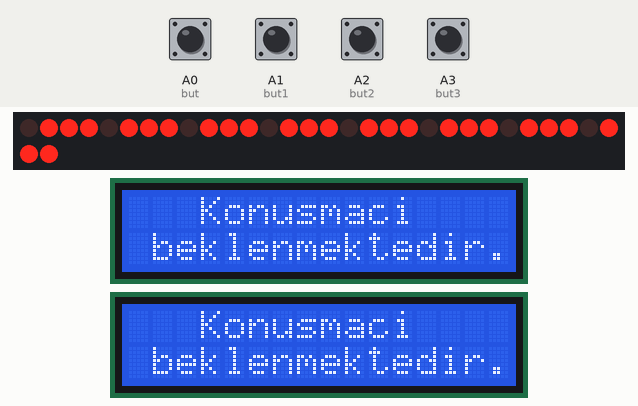
Bench run of a sketch on a simulated Arduino Uno, built with avr-gcc and run on an emulated ATmega328P. On the bench: 32 shift-register outputs drawn as a row of LEDs (first output left, lit = HIGH), 2 × 16×2 character LCD. Wiring (inferred from the names in the program): 4 × shift register (74HC595): data pin 11; shift clock pin 12; latch pin 8. Wiring (inferred from the signals the program sends): row of LEDs: on Q0, Q1, Q2, Q3, Q4, Q5, Q6, Q7, Q8, Q9, Q10, Q11, Q12, Q13, Q14, Q15, Q16, Q17, Q18, Q19, Q20, Q21, Q22, Q23, Q24, Q25, Q26, Q27, Q28, Q29, Q30, Q31. The test bench sets the inputs (shaded band); at power-on: A0 (but), A1 (but1), A2 (but2), A3 (but3) LOW.

Above: at 1.8 s.
1.9 s: A1 (but1) pulled HIGH for 0.15 s
At 2.8 s:
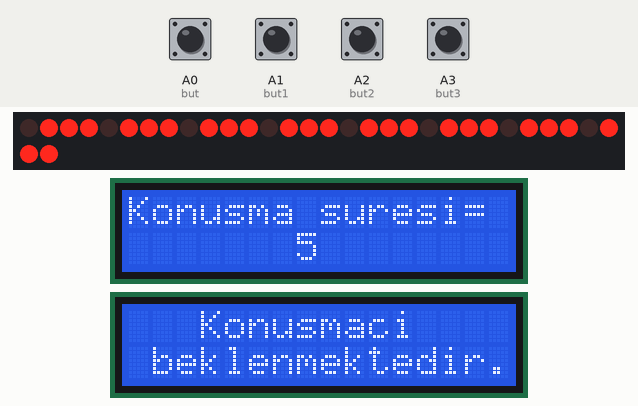
3.5 s: A0 (but) pulled HIGH for 0.15 s
At 4.1 s:
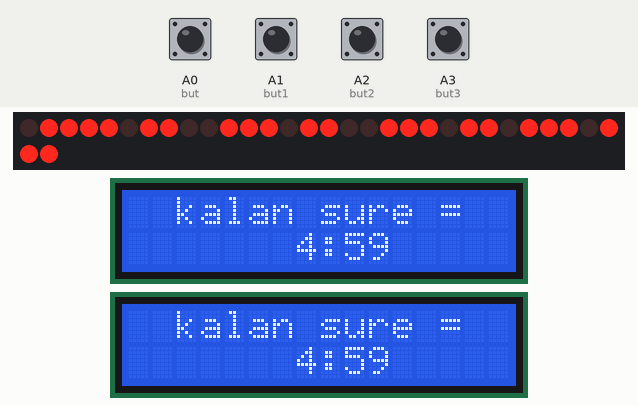
At 5.3 s:
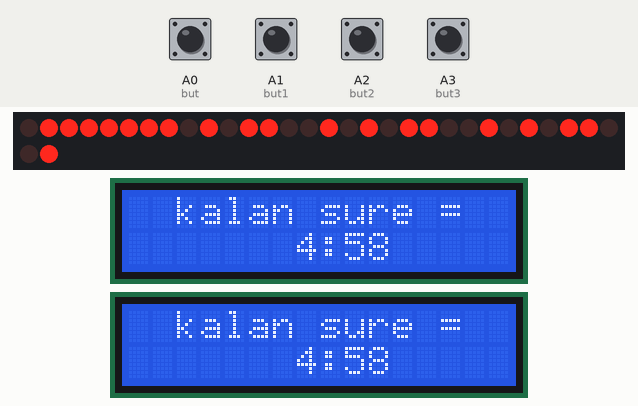
Timing chart, 0 to 6.8 s (numbered marks = the images above; inputs shaded):
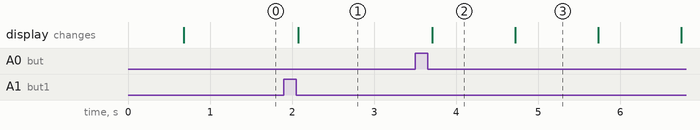

The sketch:

kursu_projesi_kursu_bolumu.ino
```cpp
#include <LiquidCrystal_I2C.h>

LiquidCrystal_I2C lcd(0x3f,16,2);
LiquidCrystal_I2C lcd1(0x27,16,2);

int latchPin = 8;
int latchPin1 = 9;
int latchPin2 = 7;
int latchPin3 = 6;

int but= A0;
int but1= A1;
int but2=A2;
int but3=A3;

int butb;
int but1b;
int but2b;
int but3b;

 int butbas=0;
 int but1bas=0;
 int but3bas=0;

 int basma= 0;

  int sayac =-1;
int sayacas;

int birler;
int i1;
int onlar;
int acilis=0;

int sayi1=0;
int sayi2=0;

int clockPin = 12;
int dataPin = 11;
byte dataArrayRED[10];
byte dataArrayGREEN[10];
void setup()
{

  lcd.init();
  lcd.backlight();
lcd1.init();
lcd1.backlight();

  pinMode(latchPin, OUTPUT);
   pinMode(latchPin1, OUTPUT);
    pinMode(latchPin2, OUTPUT);
     pinMode(latchPin3, OUTPUT);

    pinMode(but, INPUT);
    pinMode(but1, INPUT);

  pinMode(dataPin, OUTPUT);
  pinMode(clockPin, OUTPUT);

  dataArrayRED[0] = 119;
  dataArrayRED[1] = 65;
  dataArrayRED[2] = 110;
  dataArrayRED[3] = 107;
  dataArrayRED[4] = 89;
  dataArrayRED[5] = 59;
  dataArrayRED[6] = 63;
  dataArrayRED[7] = 97;
  dataArrayRED[8] = 127;
    dataArrayRED[9] = 123;


  dataArrayGREEN[0] = 119+128;
  dataArrayGREEN[1] = 65+128;
  dataArrayGREEN[2] = 110+128;
  dataArrayGREEN[3] = 107+128;
  dataArrayGREEN[4] = 89+128;
  dataArrayGREEN[5] = 59+128;
  dataArrayGREEN[6] = 63+128;
  dataArrayGREEN[7] = 97+128;
  dataArrayGREEN[8] = 127+128;
    dataArrayGREEN[9] = 123+128;

delay(500);
   digitalWrite(latchPin, LOW);
     digitalWrite(latchPin1, LOW);
         digitalWrite(latchPin2, LOW);

        digitalWrite(latchPin3, LOW);

        shiftOut(dataPin, clockPin, LSBFIRST,dataArrayRED[0]);
     shiftOut(dataPin, clockPin, LSBFIRST,dataArrayRED[0]);
     shiftOut(dataPin, clockPin, LSBFIRST,dataArrayRED[0]);
      shiftOut(dataPin, clockPin, LSBFIRST,dataArrayRED[0]);

       digitalWrite(latchPin, HIGH);
    digitalWrite(latchPin1, HIGH);
        digitalWrite(latchPin2, HIGH);

        digitalWrite(latchPin3, HIGH);

lcd.setCursor(2,0);
lcd1.setCursor(2,0);
lcd.print(" Konusmaci");
lcd1.print(" Konusmaci");

lcd.setCursor(1,1);
lcd1.setCursor(1,1);
lcd.print("beklenmektedir.");
lcd1.print("beklenmektedir.");
}

void loop()
{
  butb=digitalRead(but);
  but1b=digitalRead(but1);
  but3b=digitalRead(but3);


 //artırma bölümü...
if(but1b==HIGH and but1bas==0 and butbas==0){

but1bas=1;


  }


else if(but1b==LOW and but1bas==1 and butbas == 0 ){
lcd.clear();
sayac=sayac+5;
  if(sayac >90){

    sayac=89;


    }


lcd.setCursor(0,0);
lcd.print("Konusma suresi= ");

if(sayac+1 < 10){

 lcd.setCursor(6,1);
  lcd.print(" ");


 lcd.setCursor(7,1);
lcd.print(sayac+1);


  }

else{
 lcd.setCursor(6,1);
lcd.print(sayac+1);

}

delay(30);
but1bas=0;
}


//azaltma bölümü...
if(but3b==HIGH and but3bas==0 and butbas==0){

but3bas=1;


  }


else if(but3b==LOW and but3bas==1 and butbas == 0 ){
lcd.clear();
sayac=sayac-5;
  if(sayac < 0){

    sayac=-1;


    }


lcd.setCursor(0,0);
lcd.print("Konusma suresi= ");


if(sayac+1 < 10){

 lcd.setCursor(6,1);
  lcd.print(" ");


 lcd.setCursor(7,1);
lcd.print(sayac+1);


  }

else{
 lcd.setCursor(6,1);
lcd.print(sayac+1);


}

but3bas=0;

}


//başlatma bölümü....

  if(sayac >= 4){

if(butb==HIGH and butbas==0 and but1bas ==0){


butbas=1;


  }


if(butb==LOW and butbas == 1 and but1bas ==0){


lcd.clear();
lcd1.clear();

butbas=0;

if(sayac>=4 ){

dk();


   digitalWrite(latchPin, LOW);

  digitalWrite(latchPin1, LOW);

  digitalWrite(latchPin2, LOW);

  digitalWrite(latchPin3, LOW);

   shiftOut(dataPin, clockPin, LSBFIRST,dataArrayRED[0]);
     shiftOut(dataPin, clockPin, LSBFIRST,dataArrayRED[0]);
   shiftOut(dataPin, clockPin, LSBFIRST,dataArrayRED[0]);
     shiftOut(dataPin, clockPin, LSBFIRST,dataArrayRED[0]);
digitalWrite(latchPin, HIGH);

  digitalWrite(latchPin1, HIGH);

  digitalWrite(latchPin2, HIGH);

  digitalWrite(latchPin3, HIGH);
  basma =0;
  sayac=-1;


  lcd.clear();
 lcd1.clear();

  lcd.setCursor(2,0);
lcd.print(" Konusmaci");

 lcd.setCursor(1,1);
lcd.print("beklenmektedir.");

lcd1.setCursor(2,0);
lcd1.print(" Konusmaci");

 lcd1.setCursor(1,1);
lcd1.print("beklenmektedir.");

  }


   }

  }


}


//DAKİKA HESABI

    void dk(){

      for(sayac;sayac>=0;sayac)
        {

if(basma == 1){
  sayac =0;


  break;
  }


     onlar=sayac/10;

     birler= sayac-(onlar*10) ;

if(onlar>=1){


  for(onlar;onlar>=1;onlar){


if(basma == 1){
  onlar =0;


  break;

  }
lcd.setCursor(0,0);
lcd.print("  kalan sure =");

 lcd.setCursor(6,1);
lcd.print(onlar);


lcd1.setCursor(0,0);
lcd1.print("  kalan sure =");

 lcd1.setCursor(6,1);
lcd1.print(onlar);


 digitalWrite(latchPin3, LOW);

   shiftOut(dataPin, clockPin, LSBFIRST,dataArrayRED[onlar]);
      shiftOut(dataPin, clockPin, LSBFIRST,dataArrayRED[onlar]);
         shiftOut(dataPin, clockPin, LSBFIRST,dataArrayRED[onlar]);
            shiftOut(dataPin, clockPin, LSBFIRST,dataArrayRED[onlar]);

   digitalWrite(latchPin3, HIGH);


for(birler;birler>=0;birler--){

if(basma == 1){

  birler=0;

  break;
  }


 lcd.setCursor(7,1);
lcd.print(birler);

 lcd1.setCursor(7,1);
lcd1.print(birler);

digitalWrite(latchPin2, LOW);

   shiftOut(dataPin, clockPin, LSBFIRST,dataArrayRED[birler]);
      shiftOut(dataPin, clockPin, LSBFIRST,dataArrayRED[birler]);
         shiftOut(dataPin, clockPin, LSBFIRST,dataArrayRED[birler]);
            shiftOut(dataPin, clockPin, LSBFIRST,dataArrayRED[birler]);


  digitalWrite(latchPin2, HIGH);


onlar--;
if(sayac>0){

sayac--;

  }
 else{
  sayac=-1;

  }

 sn();


  }


  }
   }


else if(onlar==0){
  lcd.clear();
    lcd1.clear();

sayac=sayac-1;

  lcd.setCursor(0,0);
lcd.print("  kalan sure =");

 lcd1.setCursor(0,0);
lcd1.print("  kalan sure =");


  for(sayac;sayac>=0;sayac--){


if(basma == 1){
  sayac =0;


  break;
  }

  lcd.setCursor(7,1);
lcd.print(sayac+1);


  lcd1.setCursor(7,1);
lcd1.print(sayac+1);


 digitalWrite(latchPin3, LOW);

   shiftOut(dataPin, clockPin, LSBFIRST,dataArrayRED[0]);
      shiftOut(dataPin, clockPin, LSBFIRST,dataArrayRED[0]);
         shiftOut(dataPin, clockPin, LSBFIRST,dataArrayRED[0]);
            shiftOut(dataPin, clockPin, LSBFIRST,dataArrayRED[0]);

   digitalWrite(latchPin3, HIGH);


sn();


  }


     }


      }


  }


//SANİYE HESABI

void sn()
{
  int sayac1=sayac+1;
          int onlar1=sayac1/10;

    int birler1= sayac1-(onlar1*10) ;


int i;


 for( i1=59; i1>=1; i1){


if(basma == 1){
  i1 =0;

  break;
  }


   if(i1>9){
    i1=i1/10;


    lcd.setCursor(8,1);
lcd.print(":");

 lcd.setCursor(9,1);
lcd.print(i1);

      lcd1.setCursor(8,1);
lcd1.print(":");

 lcd1.setCursor(9,1);
lcd1.print(i1);
    }


    else{
      i1--;


 lcd.setCursor(9,1);
lcd.print(i1);


 lcd1.setCursor(9,1);
lcd1.print(i1);

      }


   digitalWrite(latchPin1, LOW);

   shiftOut(dataPin, clockPin, LSBFIRST,dataArrayRED[i1]);
     shiftOut(dataPin, clockPin, LSBFIRST,dataArrayRED[i1]);

    digitalWrite(latchPin1, HIGH);


    for( i=9;i>=0;i--){

  if(basma == 1){
  i =0;
  sayi1 =0;
  sayi2=0;
  break;
}


 lcd.setCursor(10,1);
lcd.print(i);


 lcd1.setCursor(10,1);
lcd1.print(i);


 digitalWrite(latchPin, LOW);


             shiftOut(dataPin, clockPin, LSBFIRST,dataArrayRED[i]);

       digitalWrite(latchPin, HIGH);


if (sayi1==0 && sayi2==0){


               if(onlar1 == 0)
                  {
              digitalWrite(latchPin2, LOW);

                   shiftOut(dataPin, clockPin, LSBFIRST,dataArrayRED[sayac1]);
                   shiftOut(dataPin, clockPin, LSBFIRST,dataArrayRED[sayac1]);
                   shiftOut(dataPin, clockPin, LSBFIRST,dataArrayRED[sayac1]);

             digitalWrite(latchPin2, HIGH);


                         }


                else
                     {
                digitalWrite(latchPin2, LOW);

                        shiftOut(dataPin, clockPin, LSBFIRST,dataArrayRED[birler1]);
                        shiftOut(dataPin, clockPin, LSBFIRST,dataArrayRED[birler1]);
                        shiftOut(dataPin, clockPin, LSBFIRST,dataArrayRED[birler1]);

                digitalWrite(latchPin2, HIGH);

           }


     sayi1=1;
           }


 if(sayi2==1 && sayi1==1){


                      if(onlar1 == 0)
                        {
                          digitalWrite(latchPin2, LOW);

                                  shiftOut(dataPin, clockPin, LSBFIRST,dataArrayGREEN[sayac1]);
                                  shiftOut(dataPin, clockPin, LSBFIRST,dataArrayGREEN[sayac1]);
                                  shiftOut(dataPin, clockPin, LSBFIRST,dataArrayGREEN[sayac1]);

                         digitalWrite(latchPin2, HIGH);

                         }


                  else
                           {
                            digitalWrite(latchPin2, LOW);

                              shiftOut(dataPin, clockPin, LSBFIRST,dataArrayGREEN[birler1]);
                              shiftOut(dataPin, clockPin, LSBFIRST,dataArrayGREEN[birler1]);
                              shiftOut(dataPin, clockPin, LSBFIRST,dataArrayGREEN[birler1]);

                           digitalWrite(latchPin2, HIGH);

                           }


         sayi1=0;
         sayi2=0;
       }


     if(sayi1==1 && sayi2==0){

      sayi2=1;


      }


sls();

      }


}

}


//SALİSE HESABI

void sls(){


   for(int i2=99; i2>=1; i2){

if(basma==1 ){

  i2=0;
break;
}


   if(i2>9){
    i2=i2/10;

    }


    else{
      i2--;

      }


    for( int i3=9;i3>=0;i3--){

  if(basma==1 ){
  i3=0;
break;


 }

  slssls();


      }


}


  }


//SALİSENİN SALİSESİ HESABI

void slssls(){

 but2b=digitalRead(but2);

   for(int i2=99; i2>=1; i2){

if(but2b==HIGH ){
  i2=0;
  basma=1;

break;
}


   if(i2>9){
    i2=i2/10;

    }


    else{
      i2--;

      }


  delay(1);


      }


}
```

Measured:
- after the input at 1.9 s, the display: changes after 0.17 s (image 1)
- after the input at 3.5 s, the display: changes after 0.21 s (image 2)
- what the display in image 2 shows lasts 1.0 s, from 3.7 s to 4.7 s
